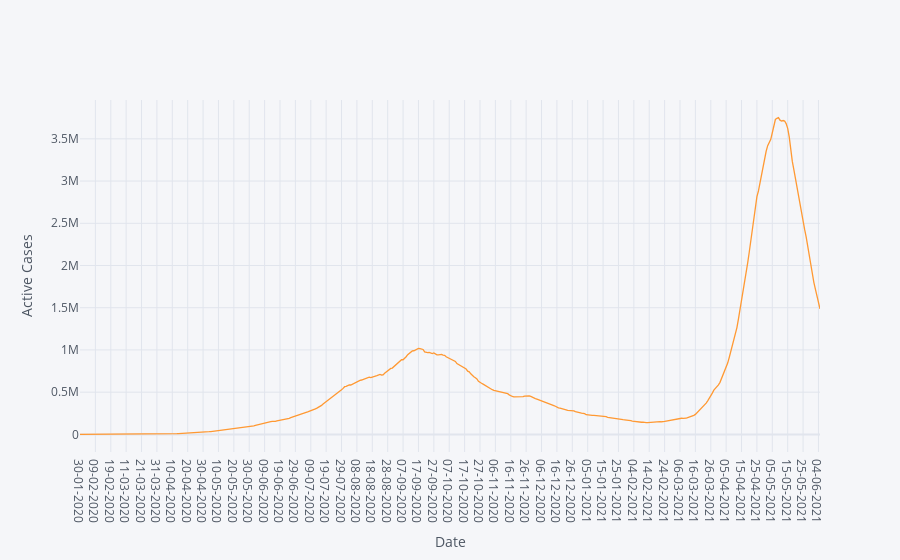

Notebook code cell kept with this figure:
### Code cell
data4.iplot(xTitle='Date',yTitle='Active Cases')

### Figure 1 — Plotly figure (JSON) as saved in the notebook; plotly's stock layout.template omitted (floating-point values rounded to 4 significant figures; data arrays with more than 128 entries replaced by an {"elided": "..."} marker saying what was removed)
{"data": [{"line": {"color": "rgba(255, 153, 51, 1.0)", "dash": "solid", "shape": "linear", "width": 1.3}, "mode": "lines", "name": "Active Cases", "text": "", "type": "scatter", "x": {"elided": "482 str values"}, "y": {"elided": "482 int values"}}], "layout": {"legend": {"bgcolor": "#F5F6F9", "font": {"color": "#4D5663"}}, "paper_bgcolor": "#F5F6F9", "plot_bgcolor": "#F5F6F9", "title": {"font": {"color": "#4D5663"}}, "xaxis": {"gridcolor": "#E1E5ED", "showgrid": true, "tickfont": {"color": "#4D5663"}, "title": {"font": {"color": "#4D5663"}, "text": "Date"}, "zerolinecolor": "#E1E5ED"}, "yaxis": {"gridcolor": "#E1E5ED", "showgrid": true, "tickfont": {"color": "#4D5663"}, "title": {"font": {"color": "#4D5663"}, "text": "Active Cases"}, "zerolinecolor": "#E1E5ED"}}}
